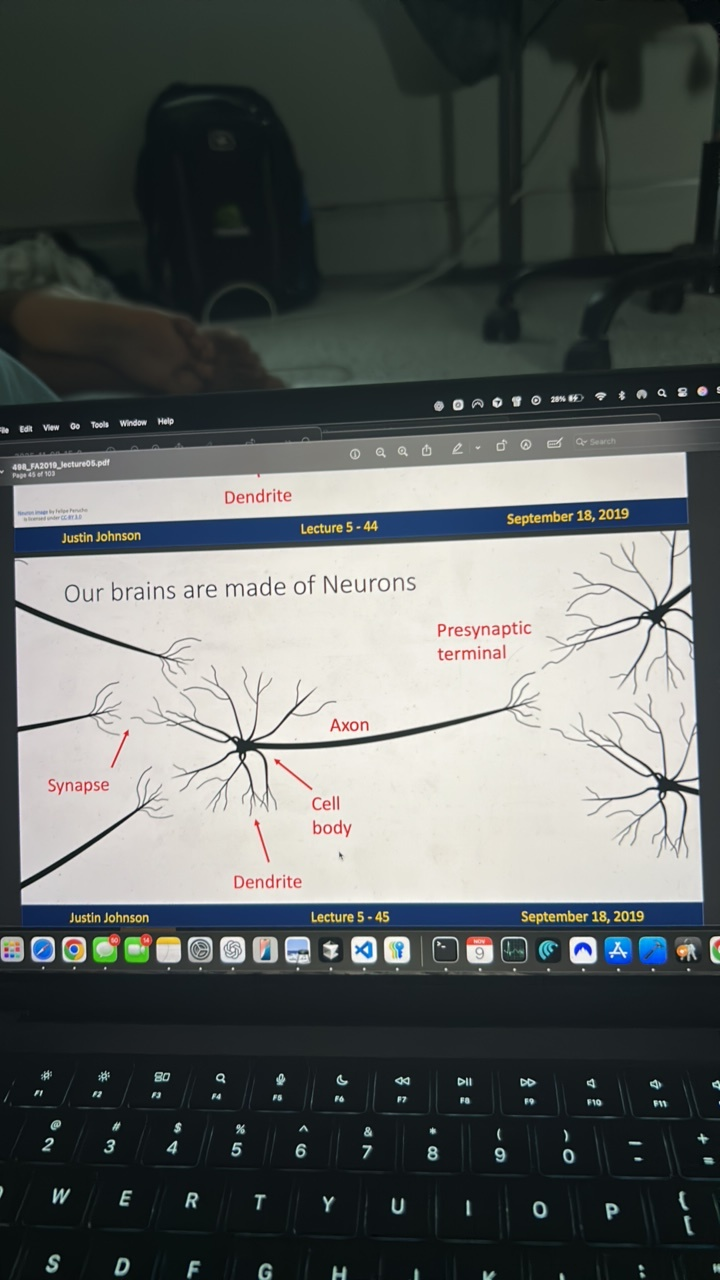
#> input picture server/storage/last_slide_img.jpg, 720 x 1280 px
$ python -i cv_detect.py   (imports and definitions only)
#> lines starting #> are read from the running program, lines starting #| are printed output that depends on the picture; after the words box and inside, x2 and y2 are one past the last pixel; in counts of white or black regions, pixels touching at a corner belong together
#> further down, picture is the input picture: shape (1280, 720, 3); mean B, G, R 95.2, 96.8, 92.4
from __future__ import annotations

from pathlib import Path
from typing import Optional, Tuple

import cv2
import numpy as np

EXTRA_PAD = 30


# [25 lines left out: functions order_points, _get_centroid, not called in this run]


def find_screen(frame: np.ndarray, last_corners: Optional[np.ndarray] = None) -> Optional[np.ndarray]:
    """Find the largest 4-sided contour (slide/screen) in the frame."""
    gray = cv2.cvtColor(frame, cv2.COLOR_BGR2GRAY)
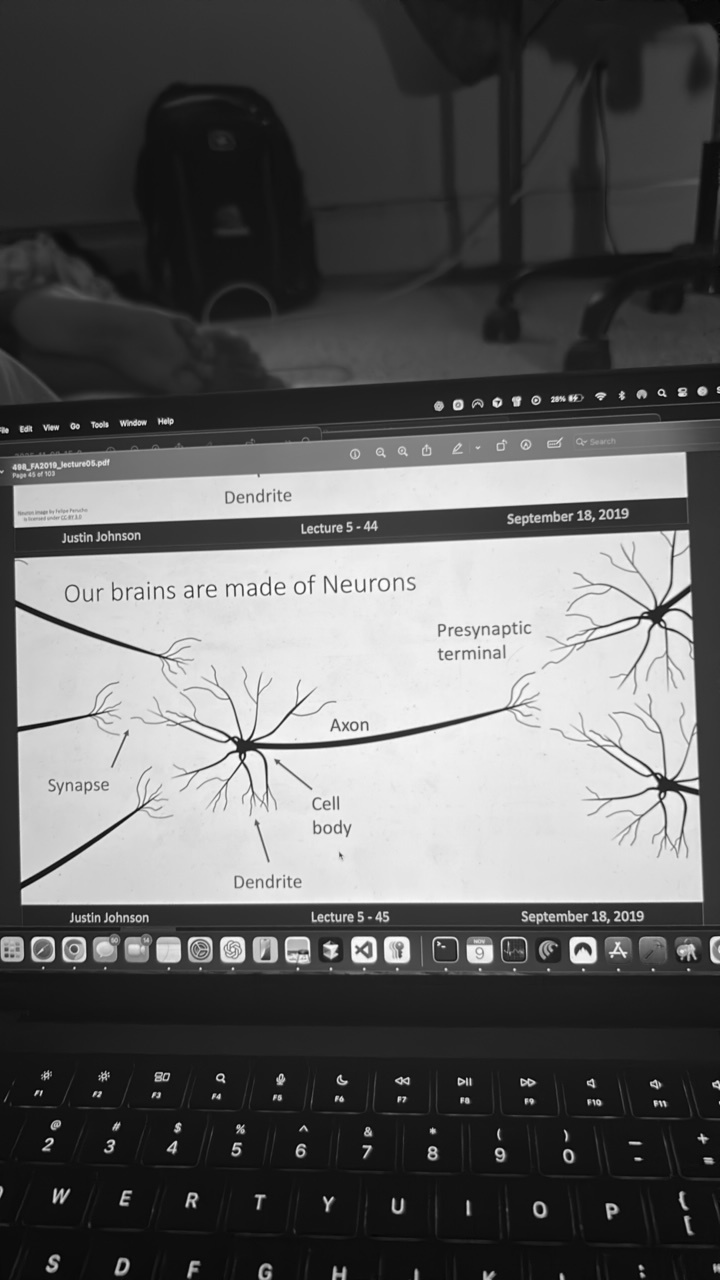
#> gray: shape (1280, 720); min 2, max 255, mean 95.3
    blurred = cv2.GaussianBlur(gray, (5, 5), 0)

    adaptive_thresh = cv2.adaptiveThreshold(
        blurred,
        255,
        cv2.ADAPTIVE_THRESH_GAUSSIAN_C,
        cv2.THRESH_BINARY_INV,
        11,
        2,
    )
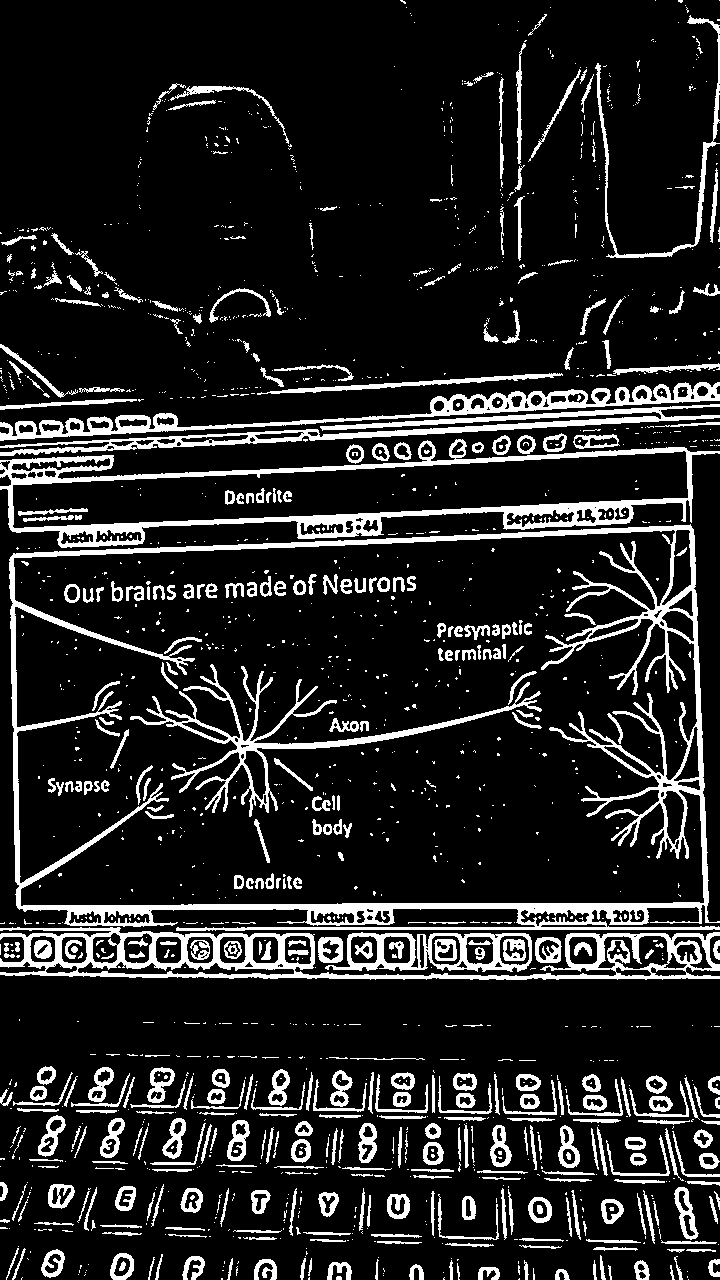
#> adaptive_thresh: shape (1280, 720); 13.9% white; 1697 white regions (1270 under 20 px), largest, box (x1, y1, x2, y2) and area: (9, 524, 720, 931) 25457, (0, 439, 720, 548) 12283, (0, 927, 720, 980) 10474
    v = np.median(blurred)
#> v = 50
    lower = int(max(0, 0.7 * v))
#> lower = 35
    upper = int(min(255, 1.3 * v))
#> upper = 65
    canny_edged = cv2.Canny(blurred, lower, upper)
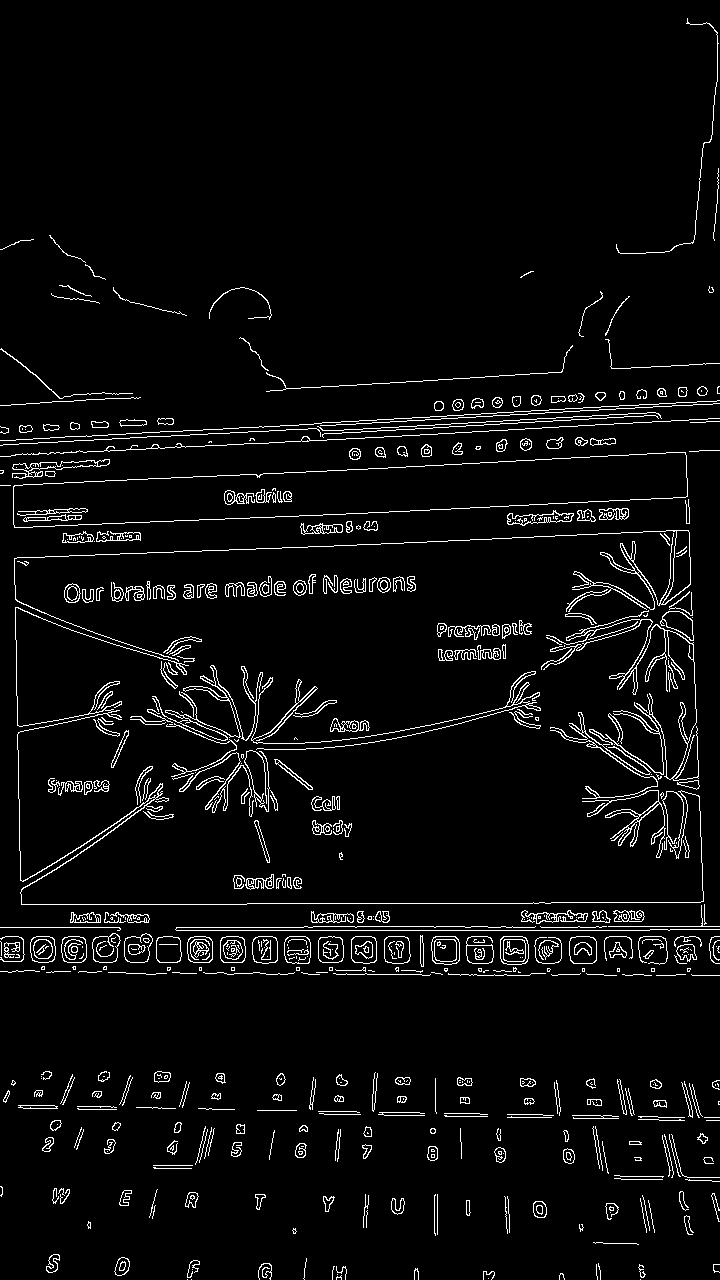
#> canny_edged: shape (1280, 720); 4.4% white in thin lines or dots
    edged = cv2.bitwise_or(canny_edged, adaptive_thresh)
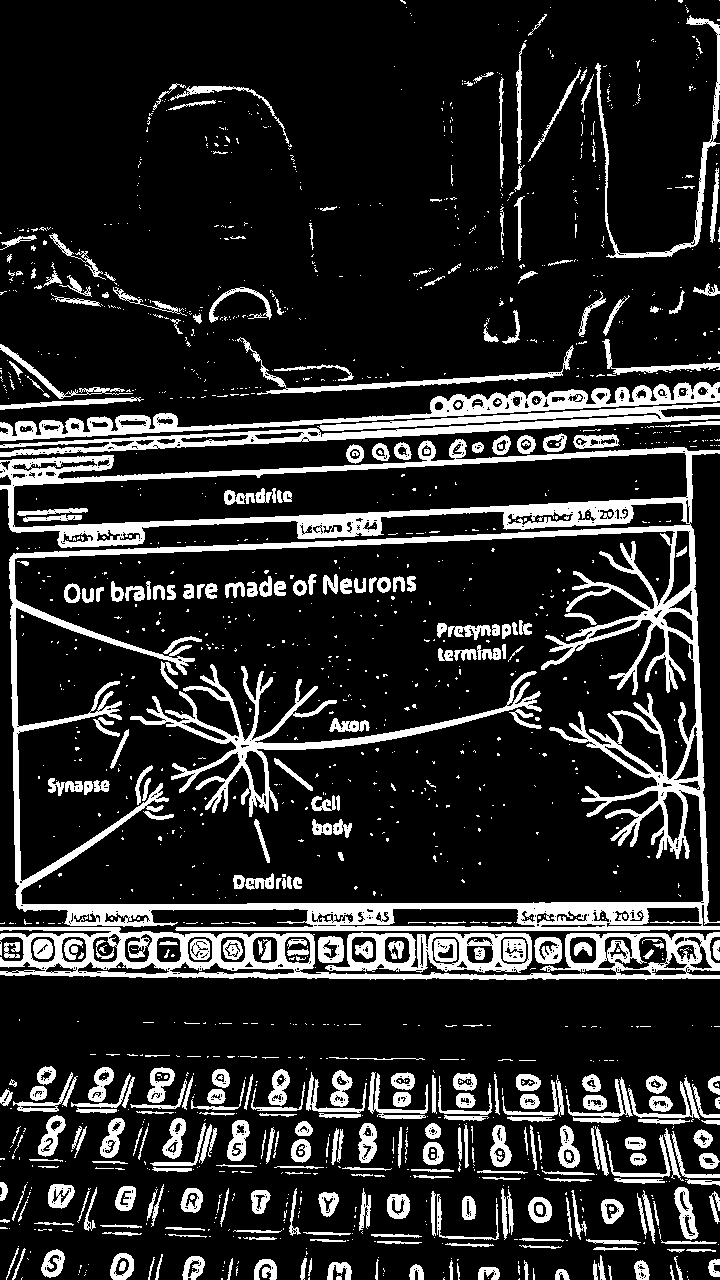
#> edged: shape (1280, 720); 16.7% white; 1634 white regions (1250 under 20 px)

    contours, _ = cv2.findContours(edged.copy(), cv2.RETR_LIST, cv2.CHAIN_APPROX_SIMPLE)
#> contours = 2928 contours, 2380 with area under 20; largest, box (x1, y1, x2, y2) and area: (0, 439, 720, 931) 308586, (14, 530, 704, 905) 229607, (13, 452, 688, 528) 29545, (0, 927, 720, 980) 20192, (0, 382, 720, 441) 8219
    if not contours:
        return None

    min_area = frame.shape[0] * frame.shape[1] * 0.01
#> min_area = 9216
    valid_candidates = []
    for contour in contours:
        if cv2.contourArea(contour) < min_area:
            continue
        perimeter = cv2.arcLength(contour, True)
        approx = cv2.approxPolyDP(contour, 0.02 * perimeter, True)
        if len(approx) == 4:
            x, y, w, h = cv2.boundingRect(approx)
            aspect_ratio = float(w) / h if h > 0 else 0
            if 0.3 < aspect_ratio < 3.0:
                valid_candidates.append(approx)
#> this loop made 2928 passes
#> (perimeter, x, y, w, h, aspect_ratio) on pass 1982: (1459.5, 13, 455, 674, 70, 9.63)
#> contour on passes 1 to 6: [[688, 1279]], [[641, 1278], [642, 1277], [643, 1278], [642, 1279]], [[519, 1278], [518, 1279], [519, 1279]], [[488, 1278]], [[221, 1278], [221, 1279], [222, 1279], [222, 1278]], [[643, 1277], [644, 1276], [645, 1277], [644, 1278]]
#> after the loop, valid_candidates = []

    if not valid_candidates:
        return None

    best_candidate = None
    if last_corners is not None:
        last_cx, last_cy = _get_centroid(last_corners)
        min_dist = float("inf")
        for candidate in valid_candidates:
            candidate_cx, candidate_cy = _get_centroid(candidate)
            if candidate_cx is None:
                continue
            dist = np.hypot(candidate_cx - last_cx, candidate_cy - last_cy)
            if dist < min_dist:
                min_dist = dist
                best_candidate = candidate
        max_allowed_dist = frame.shape[1] / 4
        if min_dist > max_allowed_dist:
            best_candidate = None

    if best_candidate is None:
        valid_candidates = sorted(valid_candidates, key=cv2.contourArea, reverse=True)
        best_candidate = valid_candidates[0]

    return order_points(best_candidate.reshape(4, 2))


# [8 lines left out: function extract_bbox_with_padding, not called in this run]


def detect_and_crop_slide(
    frame: np.ndarray, last_corners: Optional[np.ndarray] = None
) -> Tuple[np.ndarray, bool, Optional[np.ndarray]]:
    """Detect slide in frame and return cropped image and corners."""
    corners = find_screen(frame, last_corners=last_corners)
    if corners is None:
        return frame, False, None

    cropped = extract_bbox_with_padding(frame, corners, pad=EXTRA_PAD)
    return cropped, True, corners


# [21 lines left out: function draw_bounding_box, not called in this run]

>>> import cv2
>>> picture = cv2.imread('../storage/last_slide_img.jpg')
>>> result = detect_and_crop_slide(picture)
